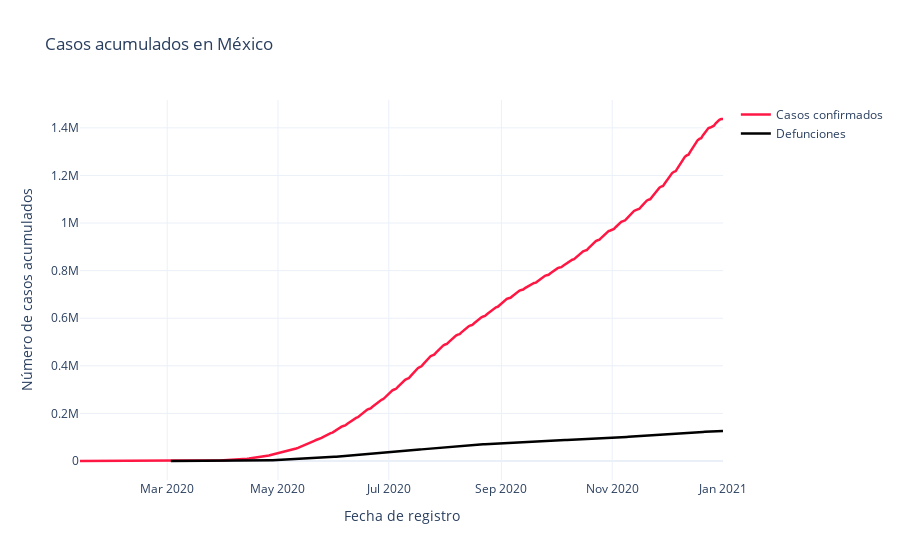

The cell this chart's notebook holds for it:
### Code cell
# Ploting the commulative confirmed and deaths cases ...

def acum_plot(x_conf_data, y_conf_data, x_def_data, y_def_data, region ):
    fig_acum = go.Figure()

    fig_acum.add_trace(go.Scatter(x = x_conf_data, y = y_conf_data,
                    mode = "lines" , line = dict(color = "#ff1744", width = 2.5), name = "Casos confirmados" ))

    fig_acum.add_trace(go.Scatter(x = x_def_data, y = y_def_data,
                    mode = "lines", line = dict(color = "black", width = 2.5), name = "Defunciones "))

    fig_acum.update_xaxes(title = "Fecha de registro")
    fig_acum.update_yaxes(title = "Número de casos acumulados")
    fig_acum.update_layout(title = "Casos acumulados en " + region )
    fig_acum.show()


# fig_acum = go.Figure()

# fig_acum.add_trace(go.Scatter(x = confirmados_por_fecha["fecha_ingreso"], y = confirmados_por_fecha["casos_acumulados"],
#                     mode = "lines" , line = dict(color = "#ff1744", width = 2.5), name = "Casos confirmados" ))

# fig_acum.add_trace(go.Scatter(x = defunciones_por_fecha["fecha_defuncion"], y = defunciones_por_fecha["defunciones_acumuladas"],
#                     mode = "lines", line = dict(color = "black", width = 2.5), name = "Defunciones "))



# fig_acum.update_xaxes(title = "Fecha de registro")
# fig_acum.update_yaxes(title = "Número de casos acumulados")
# fig_acum.update_layout(title = "Casos acumulados en México")
# fig_acum.show()

acum_plot(confirmados_por_fecha["fecha_ingreso"],confirmados_por_fecha["casos_acumulados"],
            defunciones_por_fecha["fecha_defuncion"], defunciones_por_fecha["defunciones_acumuladas"], region = "México" )

### Figure 1 — Plotly figure (JSON) as saved in the notebook; plotly's stock layout.template omitted (floating-point values rounded to 4 significant figures; data arrays with more than 128 entries replaced by an {"elided": "..."} marker saying what was removed)
{"data": [{"line": {"color": "#ff1744", "width": 2.5}, "mode": "lines", "name": "Casos confirmados", "type": "scatter", "x": {"elided": "314 str values"}, "y": {"elided": "314 int values"}}, {"line": {"color": "black", "width": 2.5}, "mode": "lines", "name": "Defunciones ", "type": "scatter", "x": {"elided": "291 str values"}, "y": {"elided": "291 int values"}}], "layout": {"title": {"text": "Casos acumulados en México"}, "xaxis": {"title": {"text": "Fecha de registro"}}, "yaxis": {"title": {"text": "Número de casos acumulados"}}}}
